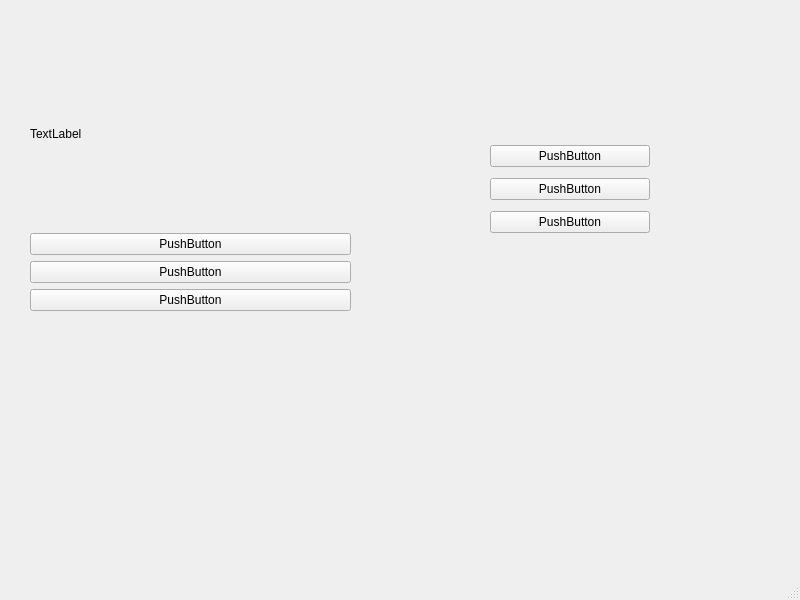
<?xml version="1.0" encoding="UTF-8"?>
<ui version="4.0">
 <class>MainWindow</class>
 <widget class="QMainWindow" name="MainWindow">
  <property name="geometry">
   <rect>
    <x>0</x>
    <y>0</y>
    <width>800</width>
    <height>600</height>
   </rect>
  </property>
  <property name="windowTitle">
   <string>MainWindow</string>
  </property>
  <widget class="QWidget" name="centralwidget">
   <widget class="QWidget" name="verticalLayoutWidget">
    <property name="geometry">
     <rect>
      <x>490</x>
      <y>140</y>
      <width>160</width>
      <height>100</height>
     </rect>
    </property>
    <layout class="QVBoxLayout" name="verticalLayout_2">
     <item>
      <widget class="QPushButton" name="pushButton_6">
       <property name="text">
        <string>PushButton</string>
       </property>
      </widget>
     </item>
     <item>
      <widget class="QPushButton" name="pushButton_4">
       <property name="text">
        <string>PushButton</string>
       </property>
      </widget>
     </item>
     <item>
      <widget class="QPushButton" name="pushButton_5">
       <property name="text">
        <string>PushButton</string>
       </property>
      </widget>
     </item>
    </layout>
   </widget>
   <widget class="QWidget" name="">
    <property name="geometry">
     <rect>
      <x>30</x>
      <y>40</y>
      <width>321</width>
      <height>271</height>
     </rect>
    </property>
    <layout class="QVBoxLayout" name="verticalLayout">
     <item>
      <widget class="QLabel" name="label">
       <property name="text">
        <string>TextLabel</string>
       </property>
      </widget>
     </item>
     <item>
      <widget class="QPushButton" name="pushButton">
       <property name="text">
        <string>PushButton</string>
       </property>
      </widget>
     </item>
     <item>
      <widget class="QPushButton" name="pushButton_2">
       <property name="text">
        <string>PushButton</string>
       </property>
      </widget>
     </item>
     <item>
      <widget class="QPushButton" name="pushButton_3">
       <property name="text">
        <string>PushButton</string>
       </property>
      </widget>
     </item>
    </layout>
   </widget>
  </widget>
  <widget class="QStatusBar" name="statusbar"/>
 </widget>
 <resources/>
 <connections/>
</ui>
